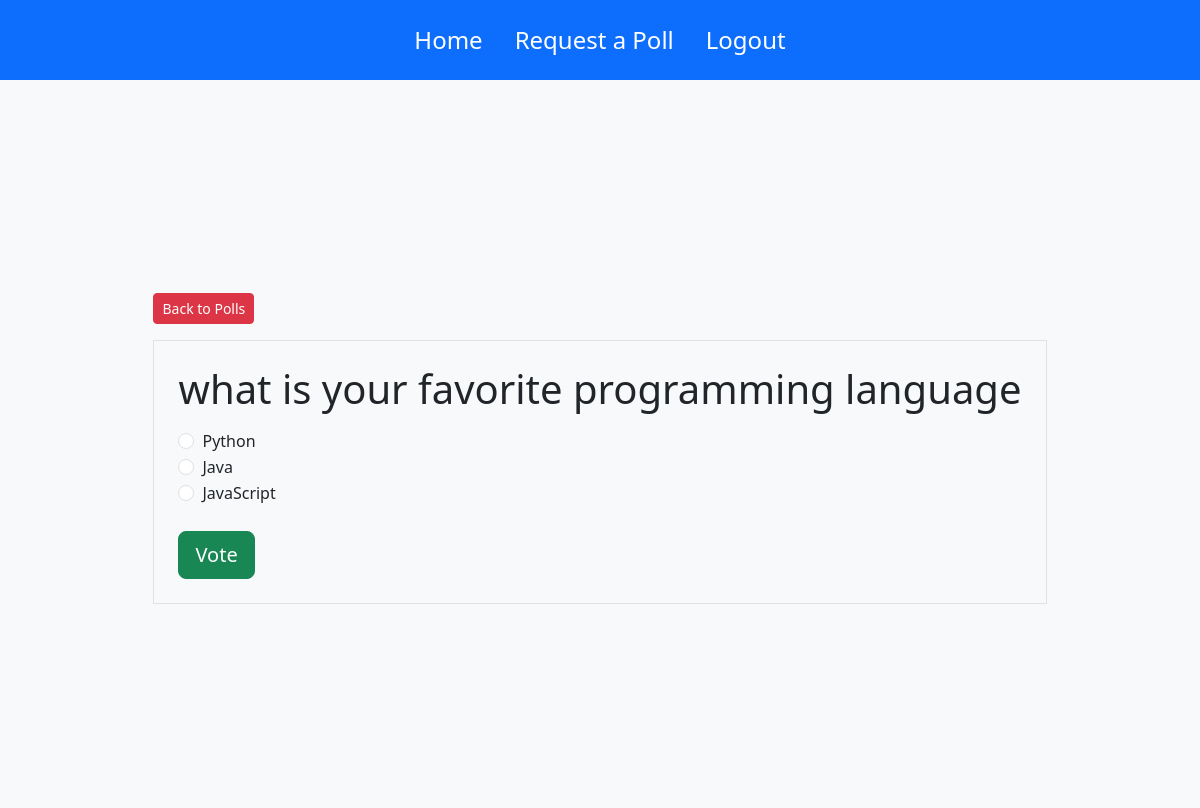
/1/ (signed in), run on an earlier commit of the app's database.
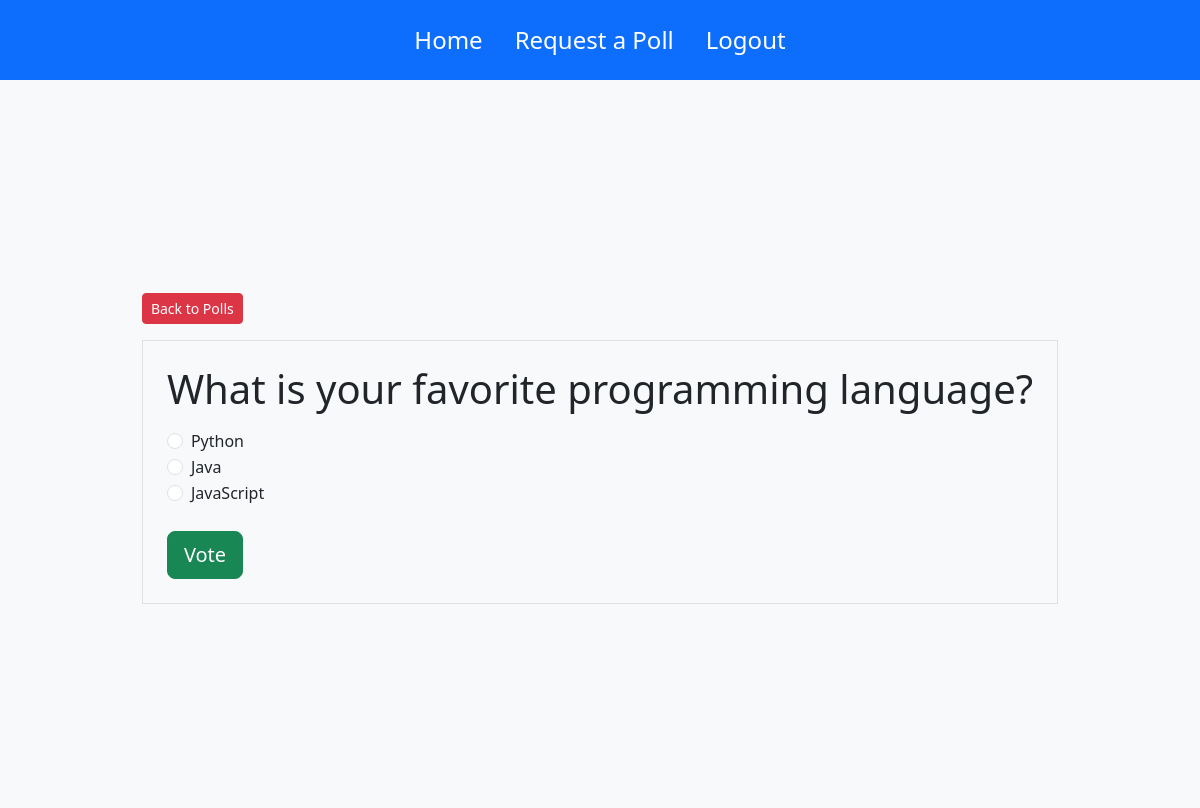
And on a later commit of the database.
### app/models.py (models this page shows, shortened)
class Question(models.Model):
  question = models.CharField(max_length = 200)
  published_date = models.DateTimeField('date published')

### app/views.py (the view)
# urls.py: path('<int:question_id>/', views.detail, name = "detail"),
@login_required
def detail(request, question_id):
  try:
    question = Question.objects.get(pk = question_id)
  except Question.DoesNotExist:
    raise Http404("Question doesnot exists")
  return render(request, 'app/detail.html',{'question':question})

### templates/app/detail.html (shortened to what this page needs)
{% extends 'base.html' %}
{% block content %}
<a class="btn btn-danger btn-sm mb-3" href='{% url 'polls:index' %}'>Back to Polls</a>
<div class="border p-4">
<h1 class="text-center mb-3">{{question.question}}</h1>
<form action="{%url 'polls:vote' question.id %}" method = "post">
  {% for onechoice in question.choice_set.all%}
  <div class="form-check">
    <input type="radio" name = "choice" class="form-check-input" id="onechoice{{forloop.counter}}" value="{{onechoice.id}}">
    <label for="onechoice{{forloop.counter}}">{{onechoice.choice}}</label>
  </div>
  {% endfor %}
  <input type="submit" value="Vote" class="btn btn-success btn-lg btn-block mt-4"/>
</form>
</div>
{% endblock %}

What changed in the data, as far as the page shows it:
changed Question: question "what is your favorite programming language" → "What is your favorite programming language?"
